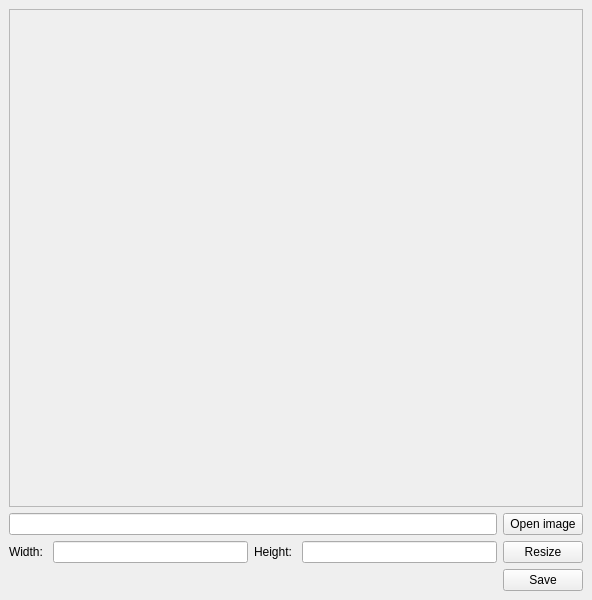
<?xml version="1.0" encoding="UTF-8"?>
<ui version="4.0">
 <class>MainWindow</class>
 <widget class="QMainWindow" name="MainWindow">
  <property name="geometry">
   <rect>
    <x>0</x>
    <y>0</y>
    <width>592</width>
    <height>600</height>
   </rect>
  </property>
  <property name="windowTitle">
   <string>Redimensionar Imagem</string>
  </property>
  <property name="unifiedTitleAndToolBarOnMac">
   <bool>false</bool>
  </property>
  <widget class="QWidget" name="centralwidget">
   <layout class="QGridLayout" name="gridLayout">
    <item row="3" column="3">
     <widget class="QLineEdit" name="inputHeight"/>
    </item>
    <item row="1" column="0" colspan="4">
     <widget class="QLineEdit" name="inputOpenFile"/>
    </item>
    <item row="0" column="0" colspan="5">
     <widget class="QScrollArea" name="scrollArea">
      <property name="widgetResizable">
       <bool>true</bool>
      </property>
      <widget class="QWidget" name="scrollAreaWidgetContents">
       <property name="geometry">
        <rect>
         <x>0</x>
         <y>0</y>
         <width>572</width>
         <height>493</height>
        </rect>
       </property>
       <layout class="QGridLayout" name="gridLayout_2">
        <item row="0" column="0">
         <widget class="QLabel" name="imgLabel">
          <property name="text">
           <string/>
          </property>
         </widget>
        </item>
       </layout>
      </widget>
     </widget>
    </item>
    <item row="3" column="1">
     <widget class="QLineEdit" name="inputWidth"/>
    </item>
    <item row="3" column="4">
     <widget class="QPushButton" name="buttonResize">
      <property name="text">
       <string>Resize</string>
      </property>
     </widget>
    </item>
    <item row="3" column="2">
     <widget class="QLabel" name="labelHeight">
      <property name="text">
       <string>Height: </string>
      </property>
     </widget>
    </item>
    <item row="3" column="0">
     <widget class="QLabel" name="labelWidth">
      <property name="text">
       <string>Width: </string>
      </property>
     </widget>
    </item>
    <item row="1" column="4">
     <widget class="QPushButton" name="btnChooseFile">
      <property name="text">
       <string>Open image</string>
      </property>
     </widget>
    </item>
    <item row="4" column="4">
     <widget class="QPushButton" name="btnSave">
      <property name="text">
       <string>Save</string>
      </property>
     </widget>
    </item>
   </layout>
  </widget>
 </widget>
 <resources/>
 <connections/>
</ui>
